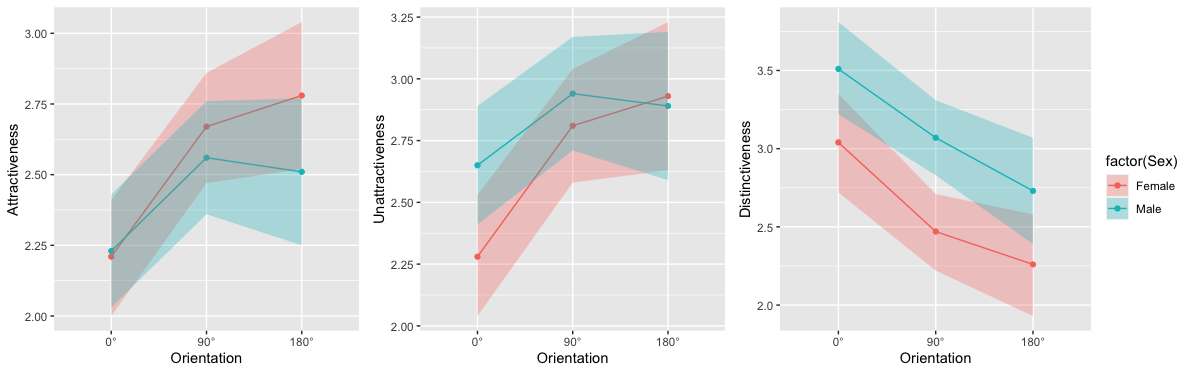

Generate this figure with R:
library(ggplot2)
library(ggpubr) #for pretty 
#setwd()
faceInv <- read.csv("Leder et al table 1.csv",header=T)
#put the orientations in order because for some reason they aren't by default
faceInv$Orientation <- factor(faceInv$Orientation, levels=c("0°", "90°", "180°"))
#head(faceInv)

attPlot <- ggplot(faceInv,aes(Orientation, Attractiveness, colour = factor(Sex), fill = factor(Sex))) +
  geom_point()+geom_line(aes(group=Sex)) + #points and lines
  #ribbons, 95% CI
  geom_ribbon(aes(ymin=A_CI_lower,ymax=A_CI_upper,group=Sex,fill=Sex),colour=NA,alpha=0.3)

unattPlot <- ggplot(faceInv,aes(Orientation, Unattractiveness, colour = factor(Sex), fill = factor(Sex))) +
  geom_point()+geom_line(aes(group=Sex)) + #points and lines
  #ribbons, 95% CI
  geom_ribbon(aes(ymin=U_CI_lower,ymax=U_CI_upper,group=Sex,fill=Sex),colour=NA,alpha=0.3)

distPlot <- ggplot(faceInv,aes(Orientation, Distinctiveness, colour = factor(Sex), fill = factor(Sex))) +
  geom_point()+geom_line(aes(group=Sex)) + #points and lines
  #ribbons, 95% CI
  geom_ribbon(aes(ymin=D_CI_lower,ymax=D_CI_upper,group=Sex,fill=Sex),colour=NA,alpha=0.3)

  
#put them all side by side
ggarrange(attPlot, unattPlot, distPlot, ncol = 3, nrow = 1, common.legend = TRUE, legend="right")
